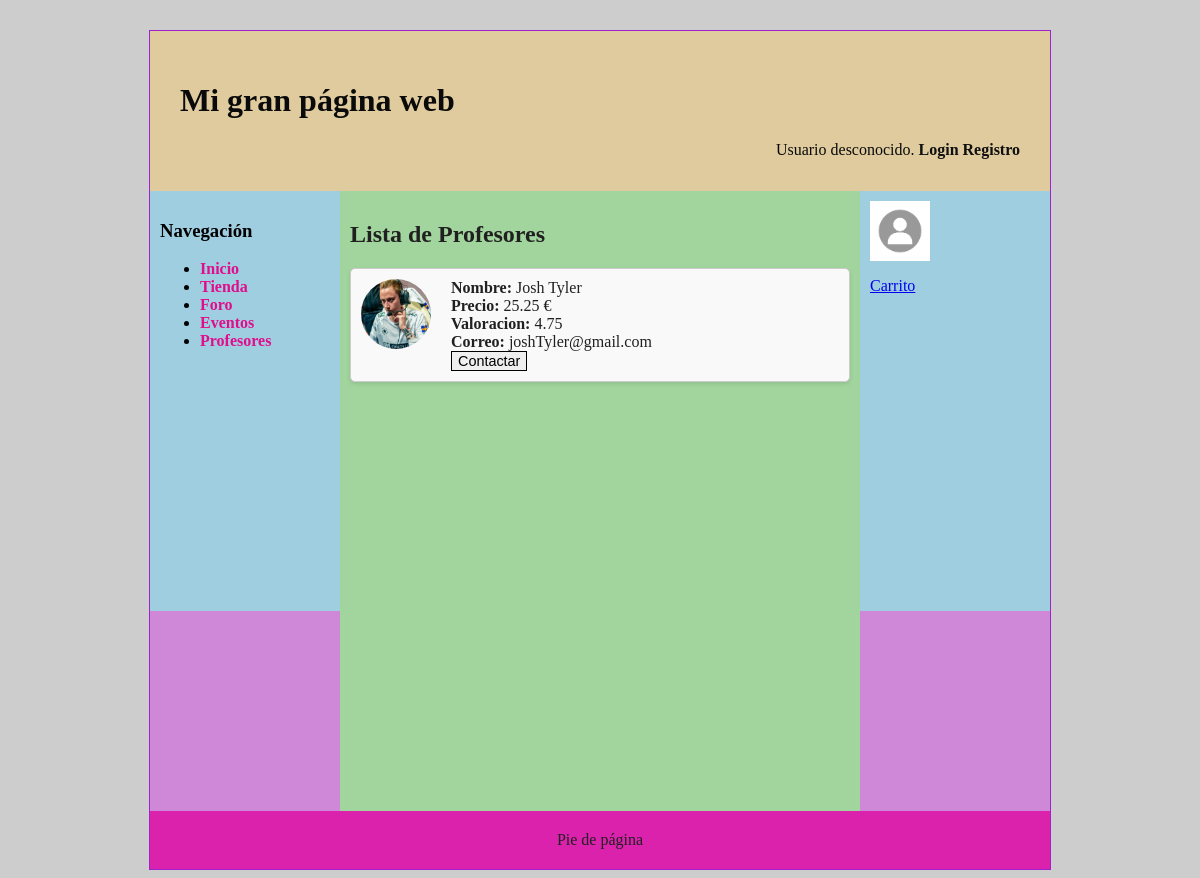
The app's page /includes/vistas/helpers/profesores.php with its own data.
### tables this page shows
CREATE TABLE `usuarios` (
  `id` int(11) NOT NULL,
  `password` varchar(70) NOT NULL,
  `nombre` varchar(50) NOT NULL,
  `correo` varchar(50) NOT NULL,
  `rolUser` int(11) NOT NULL,
  `valoracion` float DEFAULT NULL,
  `precio` float DEFAULT NULL,
  `avatar` varchar(50) DEFAULT NULL
);

### includes/src/usuarios/Usuario.php (called while the page is built, shortened)
<?php
class Usuario
{
    private $nombre;
    private $correo;
    private $avatar;
    protected  function __construct($rol,$nombre, $password, $correo, $avatar, $id = null)
    {
        $this->nombre = $nombre;
        $this->correo = $correo;
        $this->avatar = $avatar;
    }
    public function getNombre()
    {
        return $this->nombre;
    }
    public function getCorreo()
    {
        return $this->correo;
    }
    public function getAvatar()
    {
        return $this->avatar;
    }
}

### includes/src/usuarios/Profesor.php (called while the page is built, shortened)
<?php
class Profesor extends Usuario
{
    private $valoracion;
    private $precio;
    public function __construct($rol, $nombre, $password, $correo,  $precio,$valoracion, $avatar,$id = null)
    {
        $this->valoracion =  $valoracion;
        $this->precio =  $precio;
    }
    public function getValoracion()
    {
        return $this->valoracion;
    }
    public function getPrecio()
    {
        return $this->precio;
    }
    public static function listarProfesores()
    {
        $conn = BD::getInstance()->getConexionBd();
        $query = "SELECT * FROM Usuarios WHERE rolUser = " . self::TEACHER_ROLE;
        $rs = $conn->query($query);
        $profesores = array();
        if ($rs) {
            while ($fila = $rs->fetch_assoc()) {
                $profesor = new Profesor(
                    $fila['rolUser'],
                    $fila['nombre'],
                    $fila['password'],
                    $fila['correo'],
                    $fila['precio'],
                    $fila['valoracion'],
                    $fila['avatar'],
                    $fila['id']
                );
                $profesores[] = $profesor;
            }
        }
        return $profesores;
    }
}

### includes/src/usuarios/listaProfesores.php (the view, shortened to what this page needs)
<?php
    echo '<link rel="stylesheet" type="text/css" href="' . RUTA_CSS . '/imagenes.css">';
    $contenidoPrincipal = listaProfesores();
?>
<?php
function listaProfesores()
{
    $profesores = Profesor::listarProfesores();
    $html = "<div class='profesores'>";
    foreach ($profesores as $profesor) {
        $html .= visualizaProfesor($profesor);
    }
    $html .= "</div>";
    return $html;
}
function visualizaProfesor($profesor) {
        $imagenPath = $profesor->getAvatar() ? RUTA_IMGS . $profesor->getAvatar() : RUTA_IMGS . 'images/avatarPorDefecto.png';
        $precio = $profesor->getPrecio();
        $valoracion = $profesor->getValoracion();
        if ($precio === null) {
            $precioTexto = '-';
        } else {
            $precioTexto = $precio . ' €';
        }
        if ($valoracion === null) {
            $valoracionTexto = '-';
        } else {
            $valoracionTexto = $valoracion;
        }
        $html = <<<EOF
        <div class="profesor">
            <img src="{$imagenPath}" alt="Avatar de {$profesor->getNombre()}" class="profesor_avatar">
            <div class="profesor_info">
                <div class="profesor_nombre"><strong>Nombre:</strong> {$profesor->getNombre()}</div>
                <div class="profesor_precio"><strong>Precio:</strong> {$precioTexto}</div>
                <div class="profesor_valoracion"><strong>Valoracion:</strong> {$valoracionTexto}</div>
                <div class="profesor_correo"><strong>Correo:</strong> {$profesor->getCorreo()}</div>
                <div>
                    <button onclick="contactarProfesor('{$profesor->getCorreo()}')">Contactar</button>
                </div>
            </div>
        </div>
    EOF;
    return $html;
}
?>

### css/imagenes.css (style rules this page uses)
.profesor { border: 1px solid #ccc; padding: 10px; margin-bottom: 20px; background-color: #f9f9f9; border-radius: 5px; box-shadow: 0 2px 4px rgba(0, 0, 0, 0.1); }
.profesor_avatar { width: 70px; height: 70px; border-radius: 50%; margin-right: 20px; float: left; }
.profesor_info { overflow: hidden; }

### css/estilo.css (style rules this page uses)
body { background-color: #CDCDCD; }
button, a.boton { border: 1px solid rgb(47, 184, 76); font-size: 0.9em; font-family: Arial; font-weight: 400; }
button, a.boton { border: 1px solid black; font-size: 0.9em; font-family: Arial; font-weight: 400; }

### records on screen
usuarios: avatar (picture), nombre "Josh Tyler", precio "25.25 €", valoracion "4.75", correo "joshTyler@gmail.com"

### other values on screen
$params['cabecera'] "Mi gran página web"
